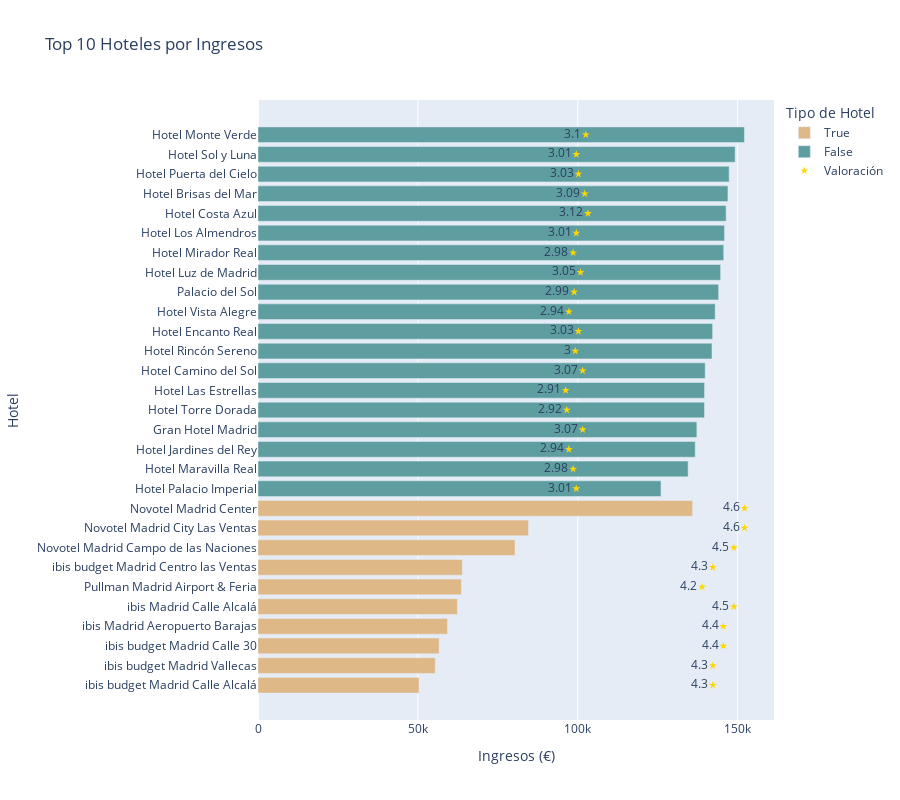

Write notebook code for a chart like this one.
### Markdown cell above
Vemos que el hotel de la competencia con más recaudación (Novotel Madrid Center) es el único que supera a algún hotel propio, en concreto a los dos hoteles propios con menor recaudación, lo que le da la posición 18/29 sobre recaudación.  
El 100% de los hoteles propios supera el umbral de los 120k€ de ingresos pero tan solo el 10% de los hoteles de la competencia supera esta barrera.

### Code cell
ingresos_hoteles = ingresos_hoteles.sort_values(by="ingreso_reserva", ascending=True)  # ascending=True para visualizar los hoteles con mayor recaudación arriba

fig = px.bar(
    ingresos_hoteles,
    x="ingreso_reserva",
    y="nombre_hotel",
    orientation="h",
    color="competencia",
    title="Hoteles por Ingresos",
    labels={"ingreso_reserva": "Ingresos (€)", "nombre_hotel": "Hotel", "competencia": "Tipo de Hotel"},
    color_discrete_map={True: "burlywood", False: "cadetblue"}
)

# Scatter plot para poder ver la valoración como puntos
mod_escala = (ingresos_hoteles["ingreso_reserva"].max() / ingresos_hoteles["valoracion"].max()) # Calculamos el factor que modificará la escala de los puntos del Scatter en el gráfico (para que no se vean a la izda del todo)

fig.add_trace(go.Scatter(
    x=ingresos_hoteles["valoracion"] * mod_escala,
    y=ingresos_hoteles["nombre_hotel"],
    mode="markers+text",  # Muestra puntos y texto
    name="Valoración",
    marker=dict(color="gold", symbol="star"),
    text=ingresos_hoteles["valoracion"],  
    textposition="middle left"  # Ubicación del texto en el punto
))

# Valores para mode
# Any combination of 
# ['lines', 'markers', 'text'] joined with '+' characters
# (e.g. 'lines+markers')

# Valores para el textposition:
# One of the following enumeration values:
            # ['top left', 'top center', 'top right', 'middle left',
            # 'middle center', 'middle right', 'bottom left', 'bottom
            # center', 'bottom right']

# Valores que acepta symbol= en marker:
# "circle", "square", "diamond", "cross", "star"

fig.update_layout(height=800)  # Aumentar altura del gráfico para que quepan todos los hoteles

fig.show()

### Figure 1 — Plotly figure (JSON) as saved in the notebook; plotly's stock layout.template omitted (floating-point values rounded to 4 significant figures)
{"data": [{"hovertemplate": "Tipo de Hotel=True<br>Ingresos (€)=%{x}<br>Hotel=%{y}<extra></extra>", "legendgroup": "True", "marker": {"color": "burlywood", "pattern": {"shape": ""}}, "name": "True", "orientation": "h", "showlegend": true, "textposition": "auto", "type": "bar", "x": [50350.0, 55430.0, 56650.0, 59280.0, 62360.0, 63600.0, 63900.0, 80390.0, 84600.0, 135900.0], "xaxis": "x", "y": ["ibis budget Madrid Calle Alcalá", "ibis budget Madrid Vallecas", "ibis budget Madrid Calle 30", "ibis Madrid Aeropuerto Barajas", "ibis Madrid Calle Alcalá", "Pullman Madrid Airport & Feria", "ibis budget Madrid Centro las Ventas", "Novotel Madrid Campo de las Naciones", "Novotel Madrid City Las Ventas", "Novotel Madrid Center"], "yaxis": "y"}, {"hovertemplate": "Tipo de Hotel=False<br>Ingresos (€)=%{x}<br>Hotel=%{y}<extra></extra>", "legendgroup": "False", "marker": {"color": "cadetblue", "pattern": {"shape": ""}}, "name": "False", "orientation": "h", "showlegend": true, "textposition": "auto", "type": "bar", "x": [126000.0, 134500.0, 136700.0, 137300.0, 139600.0, 139700.0, 139900.0, 142000.0, 142200.0, 143000.0, 144100.0, 144700.0, 145700.0, 145900.0, 146400.0, 147000.0, 147400.0, 149200.0, 152100.0], "xaxis": "x", "y": ["Hotel Palacio Imperial", "Hotel Maravilla Real", "Hotel Jardines del Rey", "Gran Hotel Madrid", "Hotel Torre Dorada", "Hotel Las Estrellas", "Hotel Camino del Sol", "Hotel Rincón Sereno", "Hotel Encanto Real", "Hotel Vista Alegre", "Palacio del Sol", "Hotel Luz de Madrid", "Hotel Mirador Real", "Hotel Los Almendros", "Hotel Costa Azul", "Hotel Brisas del Mar", "Hotel Puerta del Cielo", "Hotel Sol y Luna", "Hotel Monte Verde"], "yaxis": "y"}, {"marker": {"color": "gold", "symbol": "star"}, "mode": "markers+text", "name": "Valoración", "text": [4.3, 4.3, 4.4, 4.4, 4.5, 4.2, 4.3, 4.5, 4.6, 3.01, 2.98, 4.6, 2.94, 3.07, 2.92, 2.91, 3.07, 3.0, 3.03, 2.94, 2.99, 3.05, 2.98, 3.01, 3.12, 3.09, 3.03, 3.01, 3.1], "textposition": "middle left", "type": "scatter", "x": [142200.0, 142200.0, 145500.0, 145500.0, 148800.0, 138900.0, 142200.0, 148800.0, 152100.0, 99550.0, 98560.0, 152100.0, 97240.0, 101500.0, 96570.0, 96240.0, 101500.0, 99220.0, 100200.0, 97240.0, 98890.0, 100900.0, 98560.0, 99550.0, 103200.0, 102200.0, 100200.0, 99550.0, 102500.0], "y": ["ibis budget Madrid Calle Alcalá", "ibis budget Madrid Vallecas", "ibis budget Madrid Calle 30", "ibis Madrid Aeropuerto Barajas", "ibis Madrid Calle Alcalá", "Pullman Madrid Airport & Feria", "ibis budget Madrid Centro las Ventas", "Novotel Madrid Campo de las Naciones", "Novotel Madrid City Las Ventas", "Hotel Palacio Imperial", "Hotel Maravilla Real", "Novotel Madrid Center", "Hotel Jardines del Rey", "Gran Hotel Madrid", "Hotel Torre Dorada", "Hotel Las Estrellas", "Hotel Camino del Sol", "Hotel Rincón Sereno", "Hotel Encanto Real", "Hotel Vista Alegre", "Palacio del Sol", "Hotel Luz de Madrid", "Hotel Mirador Real", "Hotel Los Almendros", "Hotel Costa Azul", "Hotel Brisas del Mar", "Hotel Puerta del Cielo", "Hotel Sol y Luna", "Hotel Monte Verde"]}], "layout": {"barmode": "relative", "height": 800, "legend": {"title": {"text": "Tipo de Hotel"}, "tracegroupgap": 0}, "title": {"text": "Top 10 Hoteles por Ingresos"}, "xaxis": {"anchor": "y", "domain": [0, 1], "title": {"text": "Ingresos (€)"}}, "yaxis": {"anchor": "x", "domain": [0, 1], "title": {"text": "Hotel"}}}}
